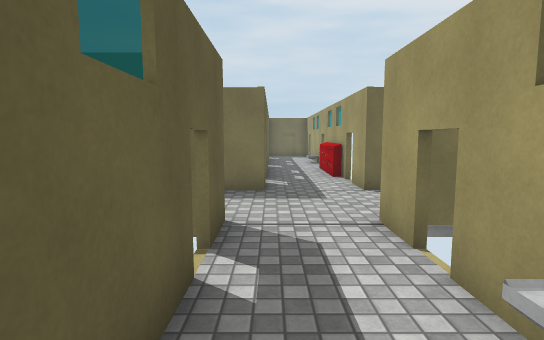
view 1 (above)

15 first-person views from a walk through a scene from a Unity 3-D project. The camera is 1.5 m above the floor, tilts 6° down and sees 80° across. Doors are open. The floor is counted in squares, 1 m on a side. Each view is taken from the middle of a square. On the plan, view 1 faces up. The plan holds only what a view shows up to about 15 squares ahead; the rest is blank. Some animated figures are left out. Some surface patterns are stand-ins.

view 2
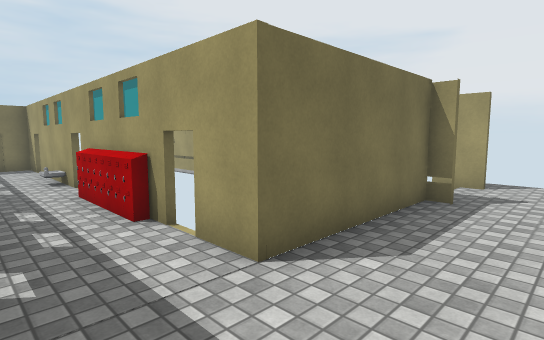

view 3
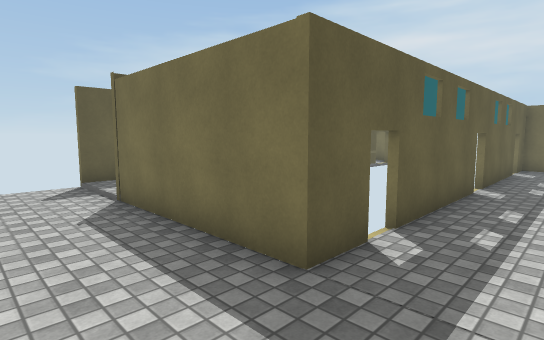

view 4
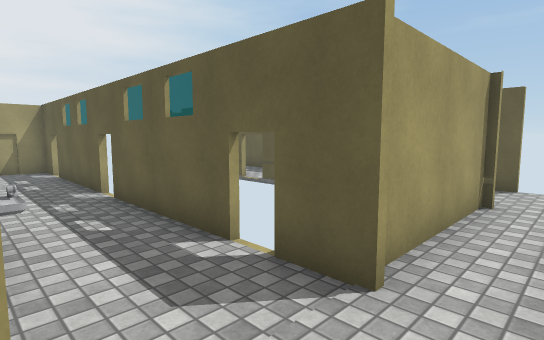

view 5
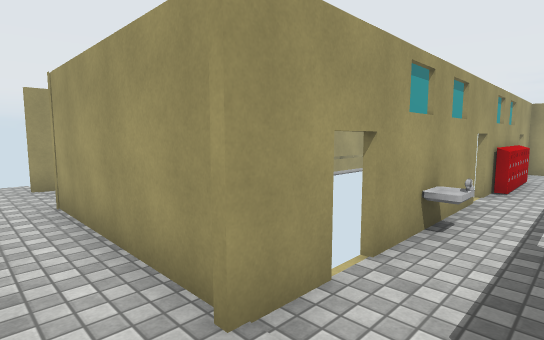

view 6
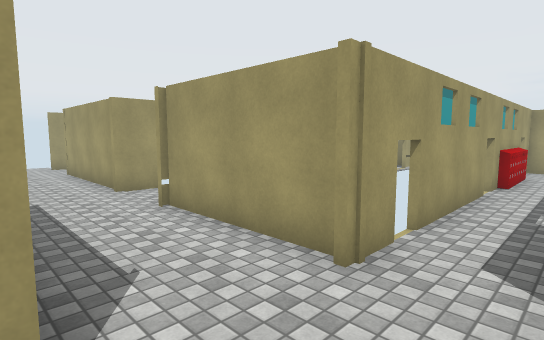

view 7
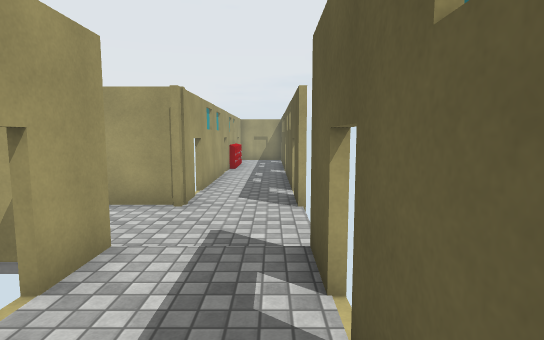

view 8
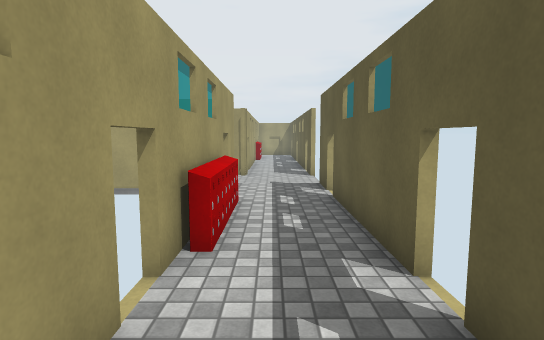

view 9
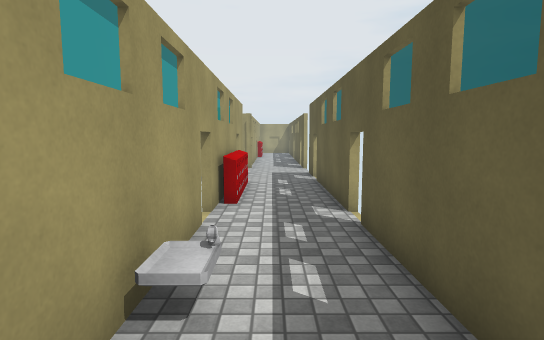

view 10
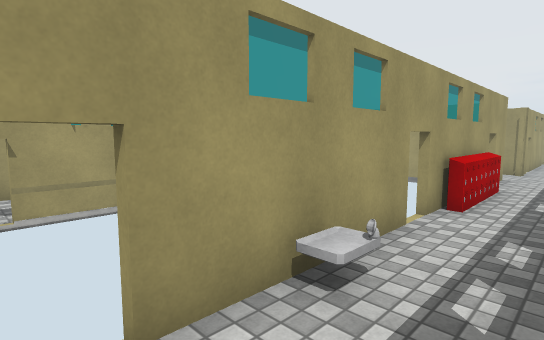

view 11
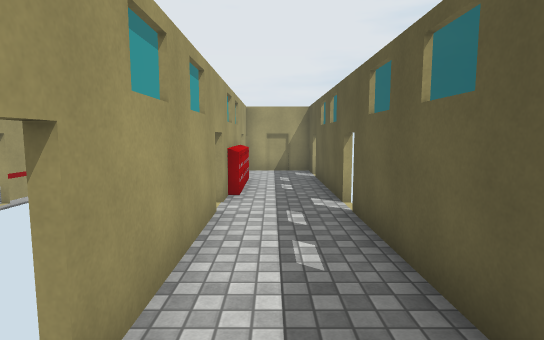

view 12
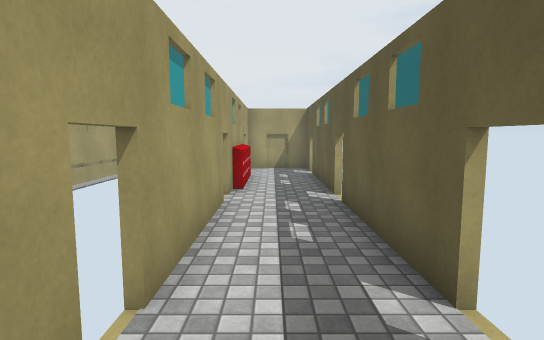

view 13
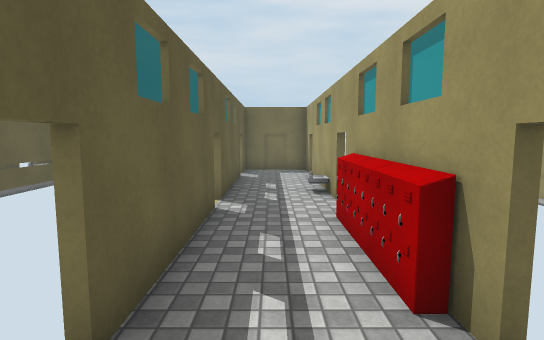

view 14
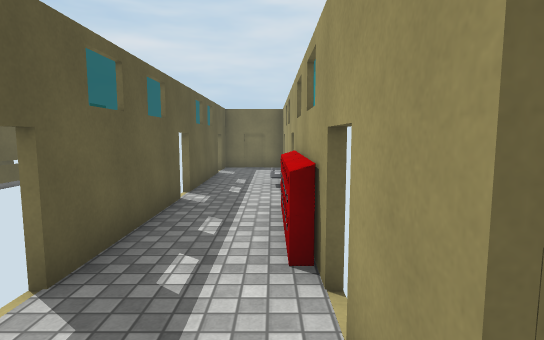

view 15
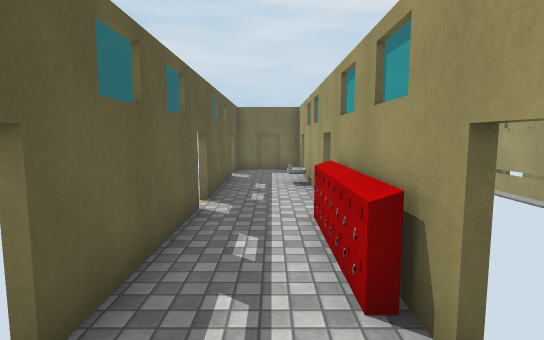

### Floor plan
Ten units are one square. View 1 is at (0, 0); x grows to the right and y downward. Boxes are objects, and circles mark ways between rooms. Rooms are numbered by the first view taken in them; rooms with no view inside come last. Other rooms are left out.
<svg viewBox="-95 -239 210 334">
<path fill="none" stroke="#000" d="M-8 -56 -8 90 19 90 19 54M22 -54 79 -54M-60 -54 -9 -54M19 35 19 -56M-2 -115 -2 -88 -58 -88 -58 -114M-85 -56 -85 90 -58 90 -58 -56M78 -81 78 -88 25 -88 25 -115M106 -49 106 -55M106 -81 106 -96M-85 -116 -85 -86M-58 -144 -58 -234 -85 -234 -85 -116M-58 -114 -58 -126M25 -165 25 -234 -2 -234 -2 -165M-2 -165 -2 -115M25 -115 25 -165"/>
<rect x="-65" y="35" width="10" height="10" fill="#bbb"><title>locker</title></rect>
<rect x="5" y="-15" width="20" height="10" fill="#bbb"><title>fountain</title></rect>
<rect x="15" y="35" width="10" height="20" fill="#bbb"><title>locker</title></rect>
<rect x="-65" y="-145" width="10" height="20" fill="#bbb"><title>locker</title></rect>
<rect x="15" y="-155" width="10" height="40" fill="#bbb"><title>locker</title></rect>
<circle cx="-70" cy="-110" r="3" fill="#2a7"/>
<circle cx="-88" cy="-90" r="3" fill="#2a7"/>
<circle cx="10" cy="-110" r="3" fill="#2a7"/>
<circle cx="25" cy="-105" r="3" fill="#2a7"/>
<circle cx="10" cy="-160" r="3" fill="#2a7"/>
<circle cx="25" cy="-160" r="3" fill="#2a7"/>
<text x="0" y="-30">1</text>
<text x="-70" y="-170">2</text>
<text x="10" y="-200">3</text>
<text x="10" y="-140">4</text>
</svg>
Room 1 opens to room 2. Room 1 opens to room 4. Room 3 opens to room 4.

Where each view was taken, in squares from view 1:
view 1: 0 up, 0 right, facing up
view 2: 6 up, 0 right, facing up-right
view 3: 6 up, 2 right, facing up-left
view 4: 7 up, 2 right, facing down-left
view 5: 7 up, 0 right, facing down-right
view 6: 9 up, 8 left, facing down-right
view 7: 13 up, 8 left, facing down
view 8: 19 up, 7 left, facing down
view 9: 22 up, 7 left, facing down
view 10: 22 up, 8 left, facing down-right
view 11: 5 up, 7 left, facing down
view 12: 6 up, 7 left, facing down
view 13: 9 up, 1 right, facing up
view 14: 8 up, 2 right, facing up
view 15: 9 up, 7 left, facing up
